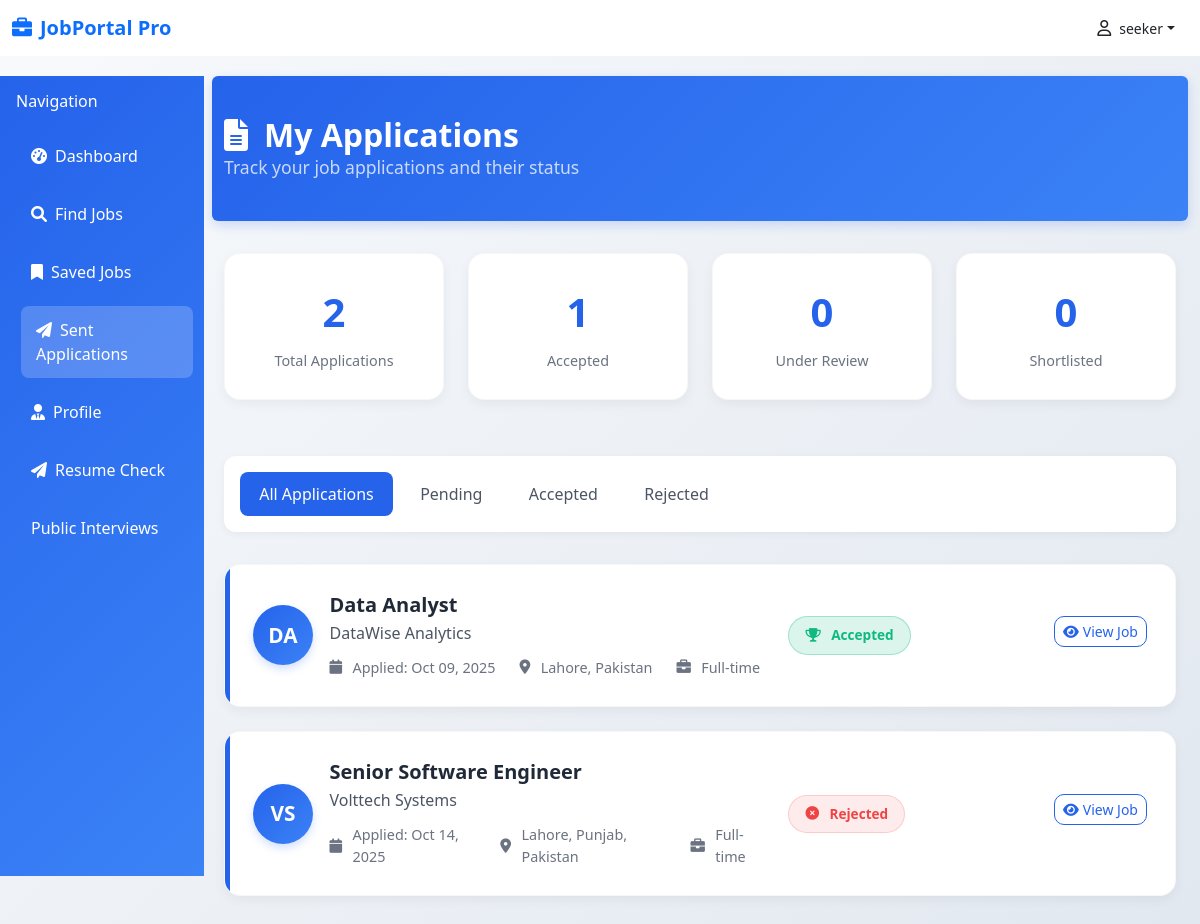
Before: /application-sent (signed in) with the older database file.
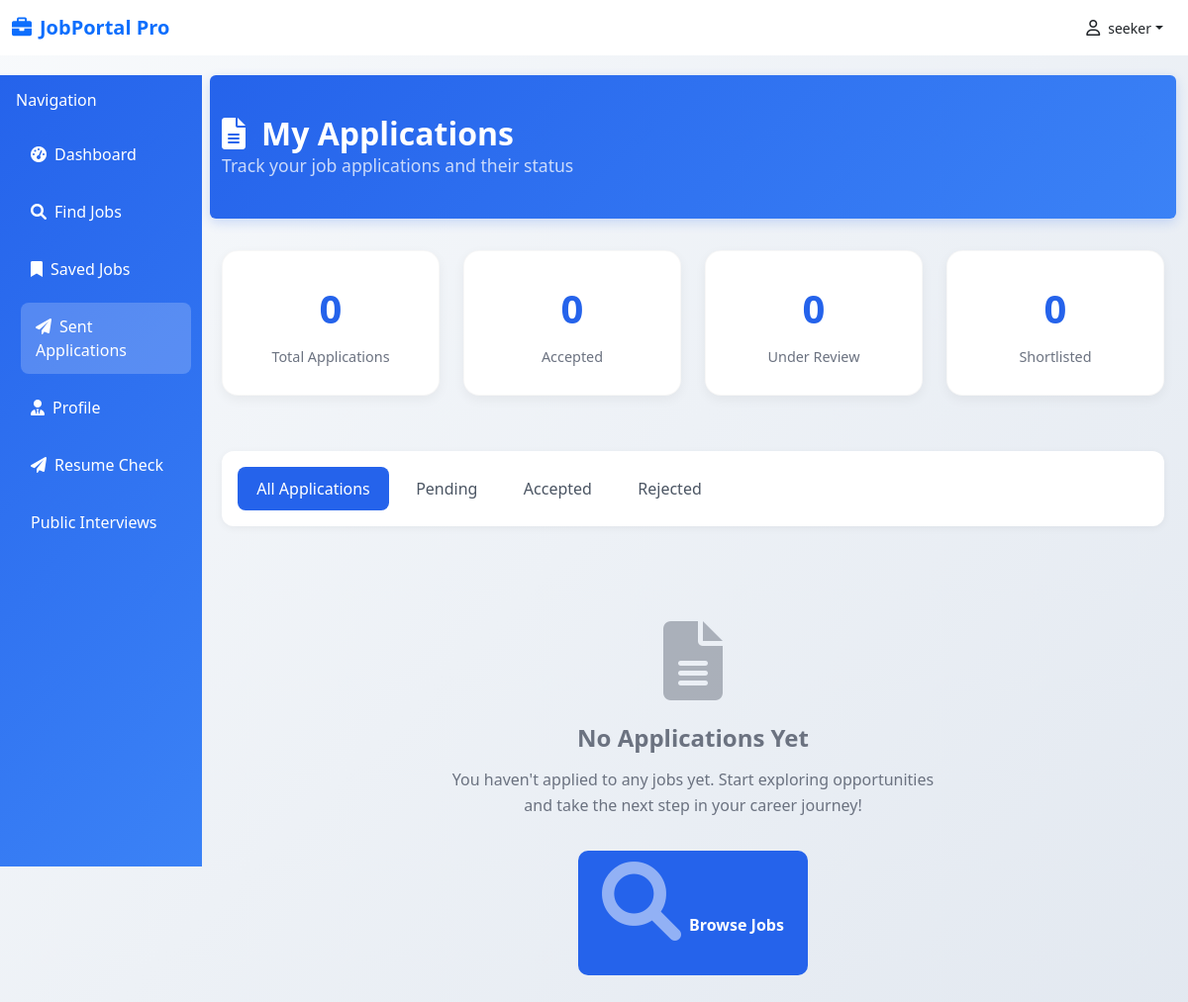
After: the same page with the newer database file.
### database/models.py (models this page shows)
class Applicant(Base):
    __tablename__="applicants"
    id = Column(Integer(), primary_key=True)
    number = Column(String(256), nullable=False)
    email = Column(String(256), nullable=True)
    address = Column(String(256), nullable=False)
    applicant = Column(Integer(), ForeignKey('users.id'))
    applied_for = Column(Integer(), ForeignKey('job.id'))
    applied_time = Column(DateTime, default = datetime.utcnow)
    interview_time = Column(DateTime, nullable=True)
    resume = Column(String(256), nullable=False)
    status = Column(String(256), nullable=False, default="pending")
    user = relationship("User", backref=backref("applicants", cascade='all, delete-orphan'))
    job = relationship("Job", backref=backref("applicants", cascade='all, delete-orphan'))

class Job(Base):
    __tablename__ = "job"
    id = Column(Integer, primary_key=True, index=True)
    link = Column(String, nullable=True)
    logo = Column(String, nullable=True)
    title = Column(String, nullable=False)
    company = Column(String, nullable=True)
    location = Column(String, nullable=True)
    salary = Column(String, nullable=True)
    description = Column(Text, nullable=True)
    responsibilities = Column(Text, nullable=True)
    requirements = Column(Text, nullable=True)
    skills = Column(JSON, nullable=True)
    seniority_level = Column(String, nullable=True)
    employment_type = Column(String, nullable=True)
    job_function = Column(String, nullable=True)
    industry = Column(String, nullable=True)
    posted_on = Column(String, nullable=True)
    source = Column(String, nullable=False)
    created_at = Column(DateTime, default=datetime.utcnow)
    user_id = Column(Integer(), ForeignKey('users.id'))
    user = relationship("User", backref=backref("job", cascade='all, delete-orphan'))

### apps/dashboard/dashboard.py (the view)
@dashboard_router.get("/application-sent", response_model=List[ApplicantResponse])
async def application_sent(
    request:Request,
    current_user=Depends(get_current_user),
    db:Session=Depends(get_db)
):
    if not current_user.is_recruiter:
        applications = db.query(Applicant).filter(Applicant.applicant==current_user.id).all()
        return templates.TemplateResponse("applicationsent.html", {"current_user":current_user, "request":request, "applications":applications, "datetime": datetime, "timedelta":timedelta})
    return JSONResponse({"message":"Only Applicants can access"})

### templates/applicationsent.html (shortened to what the changed rows need)
{% extends 'base.html' %}
{% block csslink %}
<link rel="stylesheet" href="{{ url_for('static', path='css/applicationsent.css') }}">
{% endblock %}
{% block content %}
<div class="col-md-9 col-lg-10 mx-auto">
    <div class="page-header rounded">
        <div class="container">
            <h2 class="mb-0">
                <i class="fas fa-file-alt me-3"></i>My Applications
            </h2>
        </div>
    </div>
    <div class="container">
        <div class="row mb-4">
            <div class="col-md-3">
                <div class="stats-card">
                    <div class="stats-number">{{ applications|length }}</div>
                    <div class="stats-label">Total Applications</div>
                </div>
            </div>
            <div class="col-md-3">
                <div class="stats-card">
                    <div class="stats-number">{{ applications|selectattr("status", "equalto", "accepted")|list|length }}</div>
                    <div class="stats-label">Accepted</div>
                </div>
            </div>
        </div>
        <div class="row">
            <div class="col-12">
                {% for application in applications %}
                {% set job = application.job %}
                {% set company = job.company if job.company else "Unknown Company" %}
                {% set initials = company.split() | map('upper') | map('first') | join('') %}
                <div class="job-card" data-status="{{ application.status }}">
                    <div class="row align-items-center">
                        <div class="col-md-1">
                            <div class="applicant-avatar me-4">{{ initials }}</div>
                        </div>
                        <div class="col-md-6">
                            <h5 class="job-title">{{ job.title }}</h5>
                            <p class="company-name">{{ company }}</p>
                            <div class="job-meta">
                                <div class="job-meta-item">
                                    <i class="fas fa-calendar me-1"></i>
                                    Applied: {{ application.applied_time.strftime("%b %d, %Y") }}
                                </div>
                                <div class="job-meta-item">
                                    <i class="fas fa-map-marker-alt me-1"></i>
                                    {{ job.location if job.location else "Not specified" }}
                                </div>
                                <div class="job-meta-item">
                                    <i class="fas fa-briefcase me-1"></i>
                                    {{ job.job_type if job.job_type else "Full-time" }}
                                </div>
                            </div>
                        </div>
                        <div class="col-md-3">
                            {% if application.status == 'pending' %}
                                <span class="status-badge status-pending">
                                    <i class="fas fa-clock me-1"></i>Under Review
                                </span>
                            {% elif application.status == 'accepted' %}
                                <span class="status-badge status-accepted">
                                    <i class="fas fa-trophy me-1"></i>Accepted
                                </span>
                            {% elif application.status == 'rejected' %}
                                <span class="status-badge status-rejected">
                                    <i class="fas fa-times-circle me-1"></i>Rejected
                                </span>
                            {% else %}
                                <span class="status-badge status-pending">
                                    <i class="fas fa-clock me-1"></i>{{ application.status|title }}
                                </span>
                            {% endif %}
                        </div>
                        <div class="col-md-2 text-end">
                            <a href="{{ url_for('get_job_detail', job_id=job.id) }}" class="btn btn-outline-primary btn-sm mb-2">
                                <i class="fas fa-eye me-1"></i>View Job
                            </a>
                        </div>
                    </div>
                </div>
                {% endfor %}
            </div>
        </div>
        {% if not applications %}
        <div class="empty-state" id="emptyState">
            <i class="fas fa-file-alt"></i>
            <h4>No Applications Yet</h4>
            <p>You haven't applied to any jobs yet. Start exploring opportunities and take the next step in your career journey!</p>
            <a href="{{ url_for('dashboard') }}" class="btn btn-primary">
                <i class="fas fa-search me-2"></i>Browse Jobs
            </a>
        </div>
        {% endif %}
    </div>
</div>
{% endblock %}

Changed rows visible on the page:
removed Applicant: initials "DA", applied_time "Oct 09, 2025", job_type "Full-time", status "accepted" (drawn)
no longer on this page (row edited): Job: title "Data Analyst", company "DataWise Analytics", location "Lahore, Pakistan"
removed Applicant: initials "VS", applied_time "Oct 14, 2025", job_type "Full-time", status "rejected" (drawn)
no longer on this page (row edited): Job: title "Senior Software Engineer", company "Volttech Systems", location "Lahore, Punjab, Pakistan"
Other visible differences:
{{ applications|length }}: "2" → "0"
{{ applications|selectattr("status", "equalto", "accepted")|list|length }}: "1" → "0"
text now shown: "No Applications Yet You haven't applied to any jobs yet. Start exploring opportunities and take the next step in your career journey! Browse Jobs"
